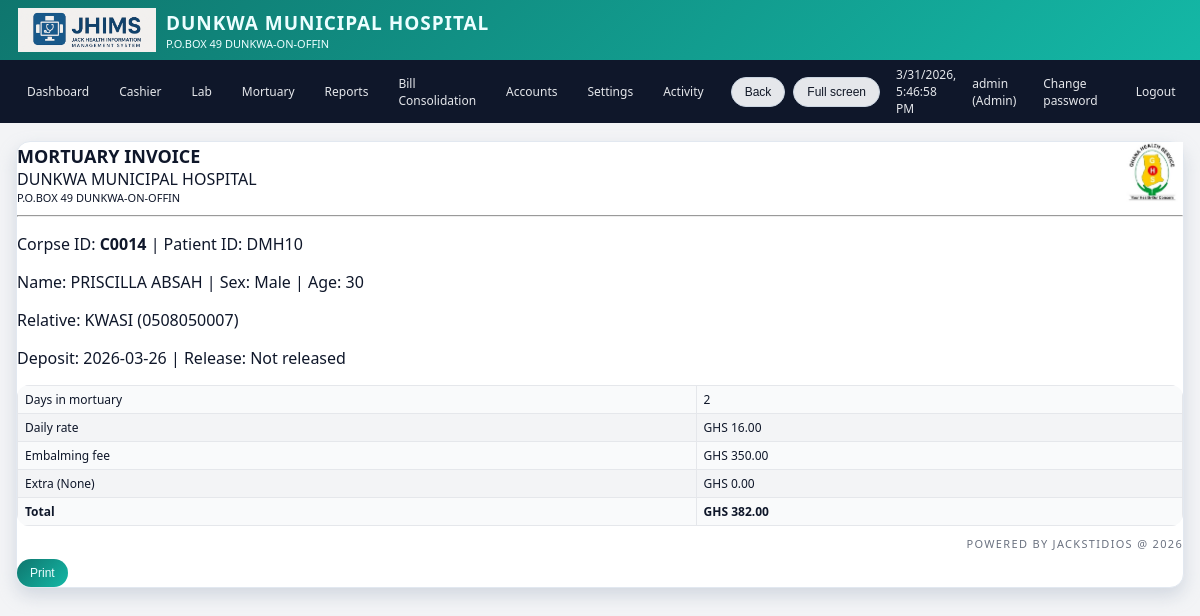
/mortuary/invoice/14 (signed in), run on the app's committed database.
### tables this page shows
CREATE TABLE mortuary_cases(id INTEGER PRIMARY KEY AUTOINCREMENT,corpse_id TEXT UNIQUE,patient_id TEXT,corpse_name TEXT,sex TEXT,age TEXT,relative_name TEXT,relative_phone TEXT,deposit_date TEXT,release_date TEXT,days_total INTEGER,daily_rate REAL,embalming_fee REAL,extra_items TEXT,extra_amount REAL,total_amount REAL,status TEXT,is_paid INTEGER DEFAULT 0);

### app.py (the view)
@app.route("/mortuary/invoice/<int:case_id>")
@login_required(role="Mortuary")
def mortuary_invoice(case_id):
    conn = get_db()
    c = conn.cursor()
    c.execute("SELECT * FROM mortuary_cases WHERE id=?", (case_id,))
    case = c.fetchone()
    conn.close()
    if not case:
        flash("Case not found.", "danger")
        return redirect(url_for("mortuary"))
    return render_template("mortuary_invoice.html", case=case)

### app.py (called while the page is built)
def get_db():
    conn = sqlite3.connect(DB_PATH)
    conn.row_factory = sqlite3.Row
    return conn

def login_required(role=None):
    def deco(f):
        @wraps(f)
        def wrapper(*args, **kwargs):
            if "user" not in session:
                return redirect(url_for("login"))
            if role and session.get("role") not in (role, "Admin"):
                flash("Access denied for your role.", "danger")
                return redirect(url_for("dashboard"))
            return f(*args, **kwargs)
        return wrapper
    return deco

@app.before_request
def startup():
    init_db()

@app.context_processor
def inject_globals():
    conn = get_db()
    c = conn.cursor()
    c.execute("SELECT name, insured_price, non_insured_price FROM lab_test_prices ORDER BY name")
    tests = c.fetchall()
    c.execute("SELECT name FROM services ORDER BY name")
    services = [r["name"] for r in c.fetchall()]
    conn.close()
    return dict(
        APP_NAME=APP_NAME,
        HOSPITAL_NAME=HOSPITAL_NAME,
        HOSPITAL_ADDRESS=HOSPITAL_ADDRESS,
        HOSPITAL_PHONE=HOSPITAL_PHONE,
        POWERED_BY=POWERED_BY,
        LAB_TESTS=tests,
        SERVICES=services,
        now=datetime.now,
    )

### templates/mortuary_invoice.html (shortened to what this page needs)
{% extends "base.html" %}
{% block content %}
<div class="card">
  <div style="display:flex;justify-content:space-between;align-items:center;">
    <div>
      <h2 style="margin:0;">MORTUARY INVOICE</h2>
      <div>{{ HOSPITAL_NAME }}</div>
      <div style="font-size:11px;">{{ HOSPITAL_ADDRESS }}</div>
    </div>
    <div><img src="{{ url_for('static', filename='ghs_logo.png') }}" alt="GHS" style="height:60px;" onerror="this.style.display='none'"></div>
  </div>
  <hr>
  <p>Corpse ID: <strong>{{ case.corpse_id }}</strong> | Patient ID: {{ case.patient_id }}</p>
  <p>Name: {{ case.corpse_name }} | Sex: {{ case.sex }} | Age: {{ case.age }}</p>
  <p>Relative: {{ case.relative_name }} ({{ case.relative_phone }})</p>
  <p>Deposit: {{ case.deposit_date }} | Release: {{ case.release_date or 'Not released' }}</p>
  <table>
    <tbody>
      <tr><td>Days in mortuary</td><td>{{ case.days_total }}</td></tr>
      <tr><td>Daily rate</td><td>GHS {{ '%.2f'|format(case.daily_rate or 0) }}</td></tr>
      <tr><td>Embalming fee</td><td>GHS {{ '%.2f'|format(case.embalming_fee or 0) }}</td></tr>
      <tr><td>Extra ({{ case.extra_items or 'None' }})</td><td>GHS {{ '%.2f'|format(case.extra_amount or 0) }}</td></tr>
      <tr><td><strong>Total</strong></td><td><strong>GHS {{ '%.2f'|format(case.total_amount or 0) }}</strong></td></tr>
    </tbody>
  </table>
  <div class="footer-text">{{ POWERED_BY }}</div>
  <div class="no-print" style="margin-top:8px;"><button class="btn btn-primary" onclick="window.print()">Print</button></div>
</div>
{% endblock %}

### templates/base.html (style rules this page uses)
:root { --accent:#0f766e; --accent-strong:#0d9488; --accent-soft:#a7f3d0; --danger:#b91c1c; --border-soft:#e2e8f0; --bg-light:#f3f4f6; --bg-card:#ffffff; --text-main:#0f172a; --text-muted:#6b7280; }
* { box-sizing:border-box; }
body { margin:0; font-family:system-ui,-apple-system,BlinkMacSystemFont,"Segoe UI",sans-serif; }
body.theme-light { background:var(--bg-light); color:var(--text-main); }
body.theme-light .card { background:var(--bg-card); border-radius:14px; border:1px solid var(--border-soft); box-shadow:0 8px 18px rgba(148,163,184,.35); }
body.theme-light table { background:#f9fafb; }
body.theme-light tr:nth-child(even) td { background:#f3f4f6; }
.card h2 { margin-top:0; font-size:18px; }
.btn { display:inline-flex; align-items:center; justify-content:center; gap:5px; padding:7px 13px; border-radius:999px; border:none; font-size:12px; font-weight:500; cursor:pointer; white-space:nowrap; transition:.16s transform,.16s box-shadow,.16s background; }
.btn-primary { background:linear-gradient(135deg,#0f766e,#14b8a6); color:#ecfeff; }
table { width:100%; border-collapse:collapse; font-size:12px; border-radius:12px; overflow:hidden; }
th,td { border:1px solid #e5e7eb; padding:5px 7px; text-align:left; }
.footer-text { font-size:11px; color:#6b7280; margin-top:10px; text-align:right; letter-spacing:.12em; text-transform:uppercase; }

### data on the page
mortuary_cases: corpse_id "C0014", patient_id "DMH10", corpse_name "PRISCILLA ABSAH", sex "Male", age "30", relative_name "KWASI", relative_phone "0508050007", deposit_date "2026-03-26", days_total "2", daily_rate "16.00", embalming_fee "350.00", extra_items "None", extra_amount "0.00", total_amount "382.00"

### other printed values
{{ HOSPITAL_NAME }} "DUNKWA MUNICIPAL HOSPITAL"
{{ HOSPITAL_ADDRESS }} "P.O.BOX 49 DUNKWA-ON-OFFIN"
{{ session.get('user') }} "admin"
{{ session.get('role') }} "Admin"
{{ case.release_date or 'Not released' }} "Not released"
{{ POWERED_BY }} "POWERED BY JACKSTIDIOS @ 2026"
